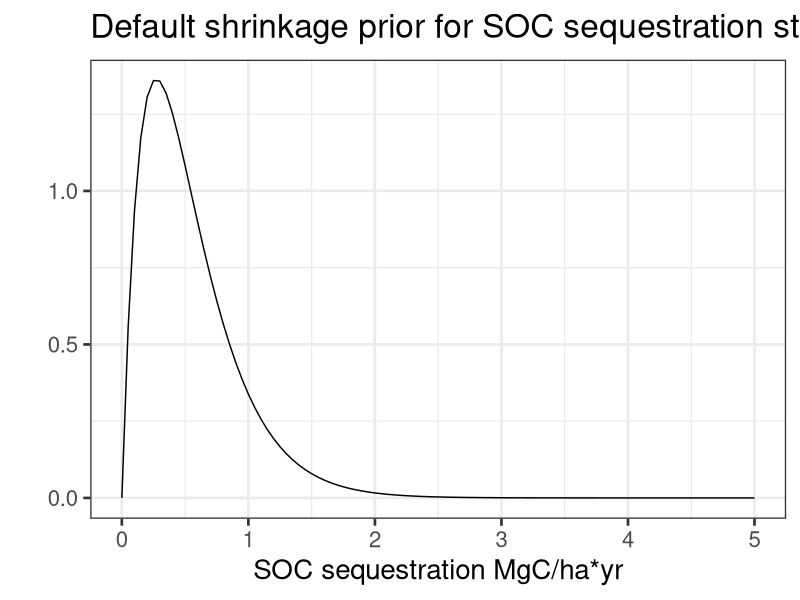

Here is the R script that generated this plot:



conant_soc <- c(0.11, 0.3, 0.35, 0.35, 1.01, 0.75, 2.35, 3.04, 0.54)
conant_n <- c(2,42,45,42,23,6,2,5,167)

mean(conant_soc)
sd(conant_soc)
# naive is around N(1,1)

# weighted mean
conant_soc2 <- conant_soc*(conant_n/sum(conant_n))
sum(conant_soc2) # weighted mean is 0.54 

# E[SOC^2]
conant_soc2sq <- (conant_soc^2)*(conant_n/sum(conant_n))

# Var(SOCw)
sum(conant_soc2sq) - (0.54^2)

# SD sqrt(sum(conant_soc2sq) - (0.54^2)) # 0.38 

# So, in short, with weighted approach we would have mean = 0.54, and SD  = 0.38 
# to accomodate the skew, I would fit a Gamma 




var(conant_soc)
mean(conant_soc^2) - mean(conant_soc)^2


conant_df <- data.frame(soc = conant_soc, socw = conant_soc2)
library(dplyr); library(ggplot2)

ggplot(data = data.frame(x=c(0,5)),aes(x=x)) +
  stat_function(fun = dgamma, args = list(shape = (0.54^2)/0.38^2, rate = 0.54/0.38^2)) +
  theme_bw(base_size=20) + 
  xlab("SOC sequestration MgC/ha*yr") +
  ylab("") +
  ggtitle("Default shrinkage prior for SOC sequestration studies")

